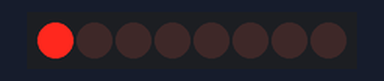
This sketch was run on a simulated Arduino Uno, built with avr-gcc and run on an emulated ATmega328P. Shown: 8 shift-register outputs drawn as a row of LEDs (first output left, lit = HIGH). Wiring (inferred from the names in the program): shift register (74HC595): data pin 2; shift clock pin 5; latch pin 4. Wiring (inferred from the signals the program sends): row of LEDs: on Q0, Q1, Q2, Q3, Q4, Q5, Q6, Q7.

Above: at 0.6 s.
At 5.1 s:
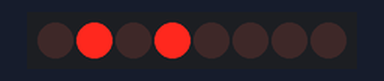
At 10.1 s:
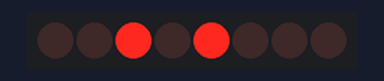
At 20.1 s:
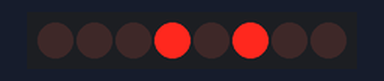
At 30.1 s:
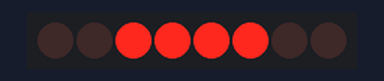
At 39.75 s:
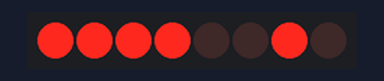
Timing chart, 0 to 40.0 s (numbered marks = the images above):
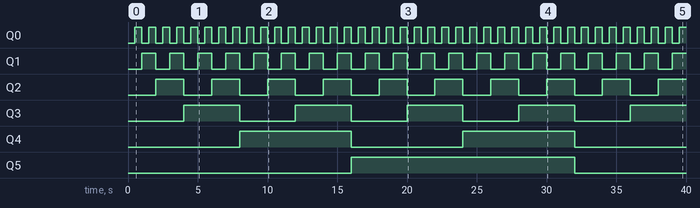

Measured:
- by itself, Q0: alternates HIGH for 0.50 s and LOW for 0.50 s
- by itself, Q1: alternates HIGH for 1.0 s and LOW for 1.0 s
- by itself, Q2: alternates HIGH for 2.0 s and LOW for 2.0 s
- by itself, Q3: alternates HIGH for 4.0 s and LOW for 4.0 s
- by itself, Q4: alternates HIGH for 8.0 s and LOW for 8.0 s
- by itself, Q5: LOW → HIGH at 16.0 s, → LOW 16.0 s later

The sketch:

led-ic.ino
```cpp
int DATA_PIN = 2;
int CLOCK_PIN = 5;
int LATCH_PIN = 4;
int ledState = 0;

const int ON = LOW;
const int OFF = HIGH;

void setup() {
  pinMode(DATA_PIN, OUTPUT);
  pinMode(CLOCK_PIN, OUTPUT);
  pinMode(LATCH_PIN, OUTPUT);
};

void updateLEDs(int value) {
  digitalWrite(LATCH_PIN, LOW);
  shiftOut(DATA_PIN, CLOCK_PIN, MSBFIRST, value);
  digitalWrite(LATCH_PIN, HIGH);
}

void loop() {
  for (int i = 0; i < 256; ++i) {
    updateLEDs(i);
    delay(500);
  }
}
```
